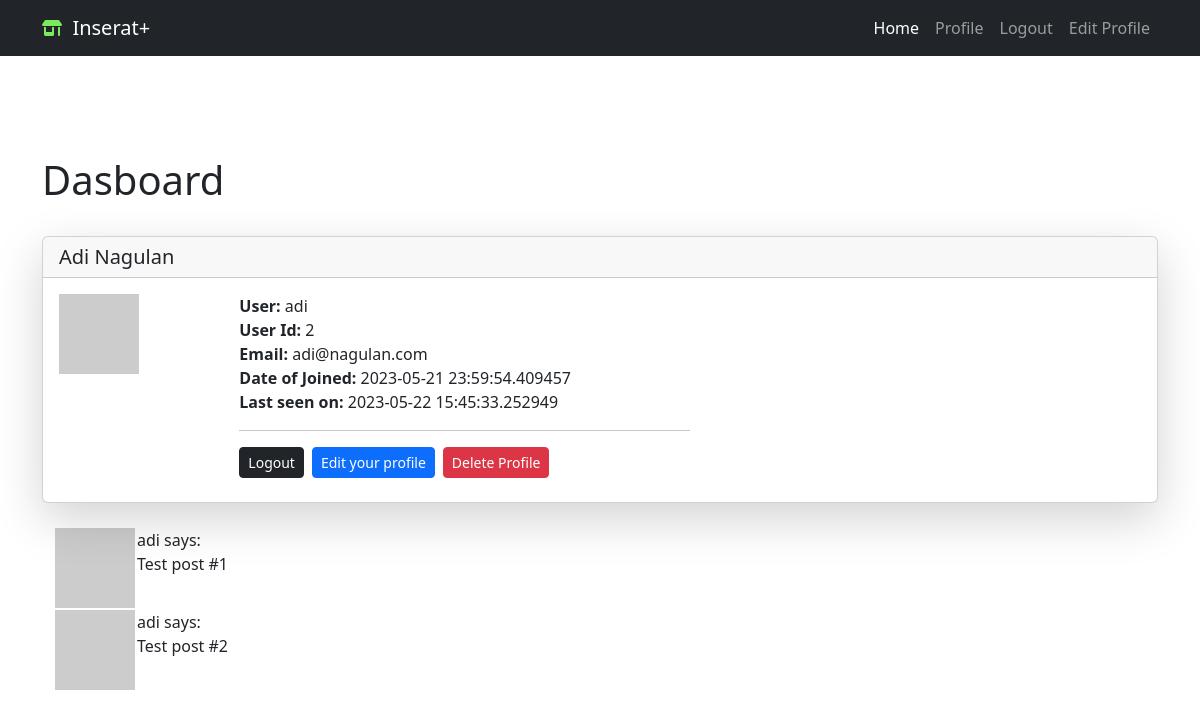
The page /user/adi (signed in) on the database as committed earlier.
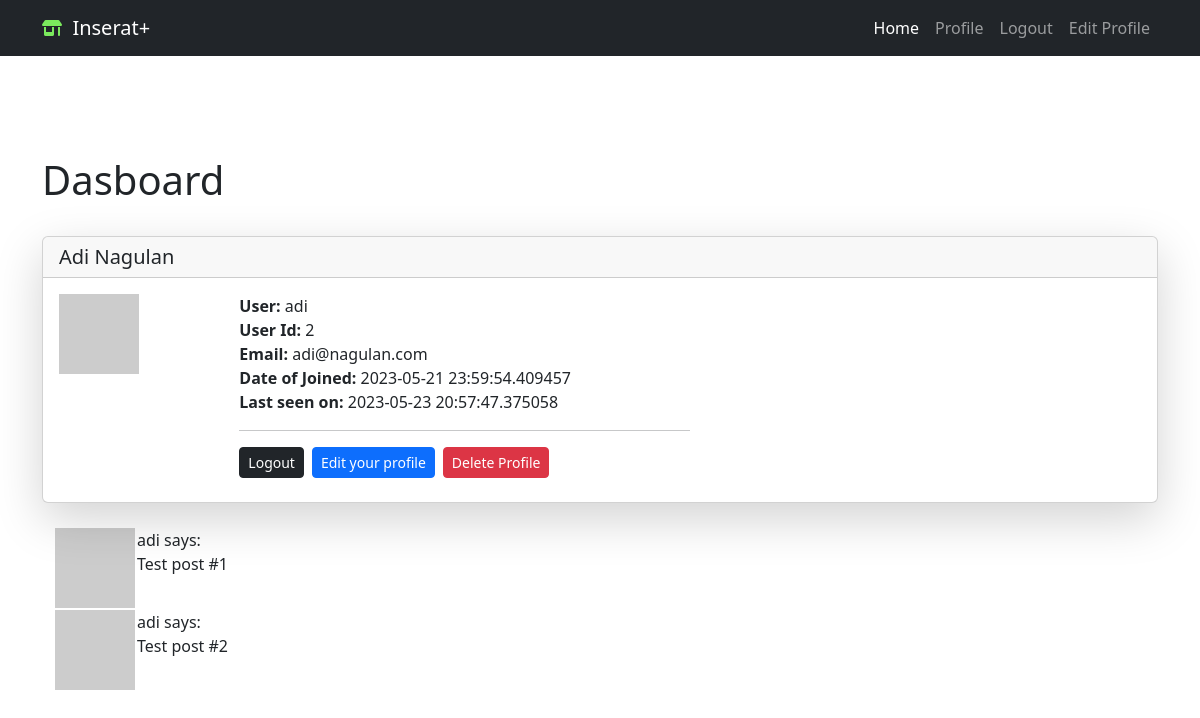
The same page on the database as committed later.
### app/models/login.py (models this page shows, shortened)
class User(db.Model, UserMixin):
    id = db.Column(db.Integer, primary_key=True)
    first_name = db.Column(db.String(50), nullable=False)
    last_name = db.Column(db.String(50), nullable=False)
    username = db.Column(db.String(20), unique=True, nullable=False)
    email = db.Column(db.String(120), unique=True, nullable=False)
    password_hash = db.Column(db.String(128), nullable=False)
    user_adedd = db.Column(db.DateTime, default=datetime.utcnow)
    last_seen = db.Column(db.DateTime, default=datetime.utcnow)
    is_admin = db.Column(db.Boolean, default=False)
    def avatar(self, size):
        digest = md5(self.email.lower().encode('utf-8')).hexdigest()
        return 'https://www.gravatar.com/avatar/{}?d=identicon&s={}'.format(
            digest, size
            )

### app/routes.py (the view)
@app.route('/user/<username>')
@login_required
def user(username):
    user = User.query.filter_by(username=username).first_or_404()
    posts = [
        {'author': user, 'body': 'Test post #1'},
        {'author': user, 'body': 'Test post #2'}
    ]
    return render_template('user.html', user=user, posts=posts)

### app/models/controlpanel.py (called while the page is built)
@app.context_processor
def security_context_processor():
    return dict(
        admin_base_template=admin.base_template,
        admin_view=admin.index_view,
        h=admin_helpers,
        get_url=url_for
    )

### app/models/login.py (called while the page is built)
@login.user_loader
def load_user(id):
    return User.query.get(int(id))

### app/routes.py (called while the page is built)
@app.before_request
def before_request():
    if current_user.is_authenticated:
        current_user.last_seen = datetime.utcnow()
        db.session.commit()

### app/templates/user.html (shortened to what this page needs)
{% extends "base.html" %}
{% block content %}
<div class="container custom-container ">
  <h1>Dasboard</h1><br/>
  <div class="card shadow-lg">
    <h5 class="card-header">
      {{ user.first_name }}  {{ user.last_name }}</h5>
    <div class="card-body">
      <div class="card-title">
        <div class="row  g-0">
          <div class="col-sm-2 ">
            <img src="{{ user.avatar(128) }}">
          </div>
               <div class="col-sm-5">
                <strong>User:</strong>
                {{ user.username }}<br/>
                <strong>User Id:</strong>
                {{ user.id }}<br/>
                <strong>Email:</strong>
                {{ user.email }}<br/>
                <strong>Date of Joined:</strong>
                {{ user.user_adedd}}<br/>
                {% if user.last_seen %}<strong>Last seen on:</strong> {{ user.last_seen }}</p>{% endif %}
                <hr>
                <div class="d-grid gap-2 d-md-flex justify-content-start">
                  <a href="{{ url_for('logout') }}" class="btn btn-dark btn-sm mr-2">Logout</a>
                  <a href="{{ url_for('edit_profile') }}" class="btn btn-primary btn-sm mr-2">Edit your profile</a>
                  <form action="{{ url_for('delete_profile') }}" method="POST" onsubmit="return confirm('Are you sure you want to delete your profile?');">
                  <button type="submit" class="btn btn-danger btn-sm">Delete Profile</button>
                  </form>
              </div>
        </div>
      </div>
    </div>
  </div>
</div>
<br>
<div class="container">
{% for post in posts %}
    {% include 'includes/_post.html' %}
{% endfor %}
</div>
{% endblock %}

### app/templates/base.html (shortened to what this page needs)
<!DOCTYPE html>
<html lang="en">
<head>
    <link rel="stylesheet" href="{{ url_for('static', filename='bootstrap/css/bootstrap.min.css') }}">
    <link rel="stylesheet" href="{{ url_for('static', filename='css/style.css') }}">
</head>
<body>
        {% include "includes/nav.html" %}
    {% block content %}{% endblock %}
</body>
</html>

### app/templates/includes/nav.html (shortened to what this page needs)
<nav class="navbar navbar-expand-lg navbar-dark bg-dark">
  <div class="container">
    <i class="fas fa-store-alt" style="color: #7bea5d;"></i>
    <a class="navbar-brand" href="{{ url_for('home') }}">&nbsp Inserat+</a>
    <div class="collapse navbar-collapse" id="navbarNav">
      <ul class="navbar-nav ms-auto">
        <li class="nav-item">
          <a class="nav-link active" aria-current="page" href="{{ url_for('home') }}">Home</a>
        </li>
        {% if current_user.is_anonymous %}
        <li class="nav-item">
          <a class="nav-link" href="{{ url_for('login') }}">Login</a>
        </li>
        <li class="nav-item">
          <a class="nav-link" href="{{ url_for('register') }}">Register</a>
        </li>
        {% else %}
        <li class="nav-item">
          <a class="nav-link" href="{{ url_for('user', username=current_user.username) }}">Profile</a>
        </li>
        <li class="nav-item">
          <a class="nav-link" href="{{ url_for('logout') }}">Logout</a>
        </li>
        <li class="nav-item">
          <a class="nav-link" href="{{ url_for('edit_profile') }}">Edit Profile</a>
        </li>
        {% endif %}
      </ul>
    </div>
  </div>
</nav>

### app/templates/includes/_post.html
{% block content %}
  <table>
    <tr valign="top">
        <td><img src="{{ post.author.avatar(36) }}"></td>
        <td>{{ post.author.username }} says:<br>{{ post.body }}</td>
    </tr>
</table>
{% endblock %}

### app/templates/user.html (style rules this page uses)
.custom-container { margin-top: 50px; }

Rows that differ between the two databases and show on the page:
changed User "Adi": last_seen "2023-05-22 15:45:33.252949" → "2023-05-23 20:57:47.375058"
